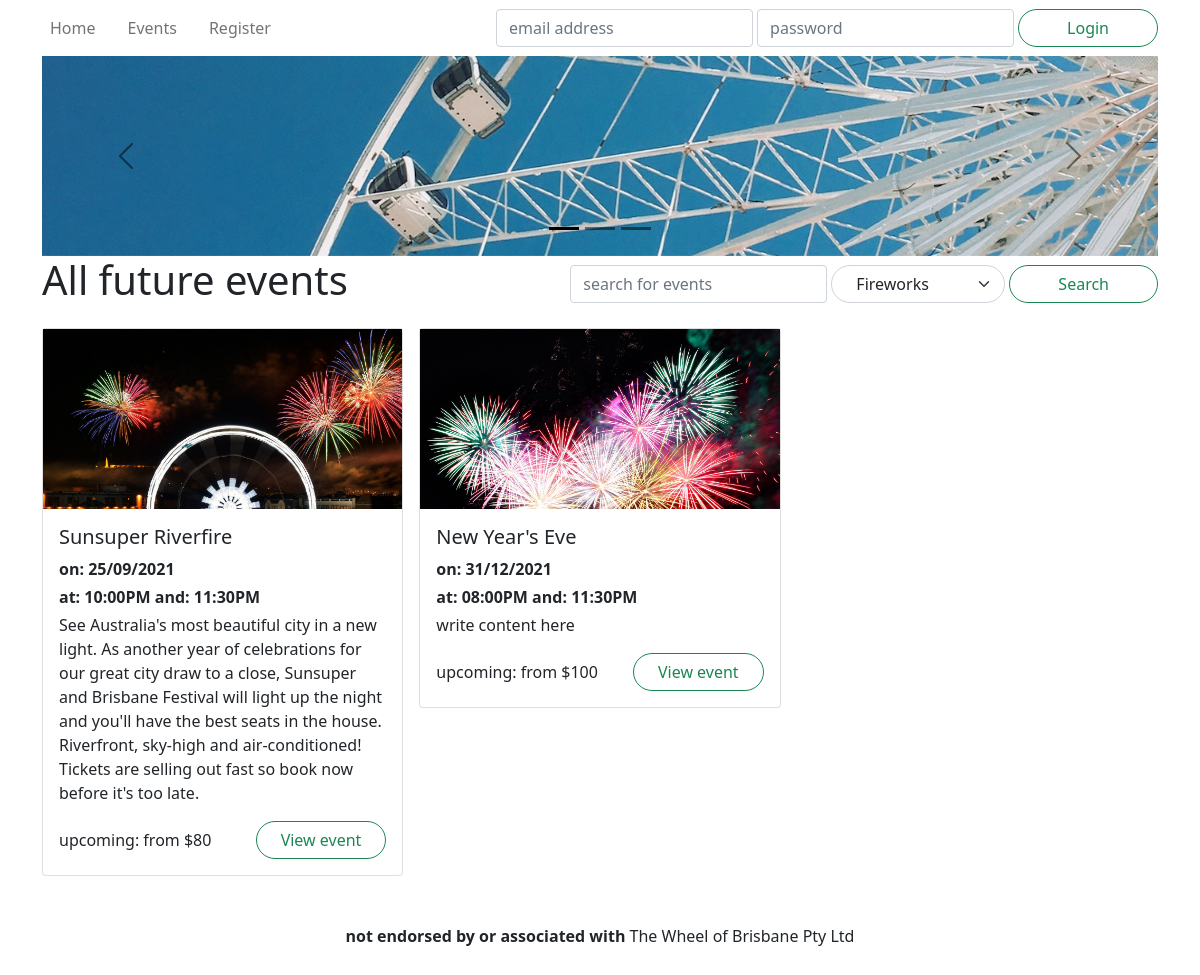
The app's page /events/?category=Fireworks, older data.
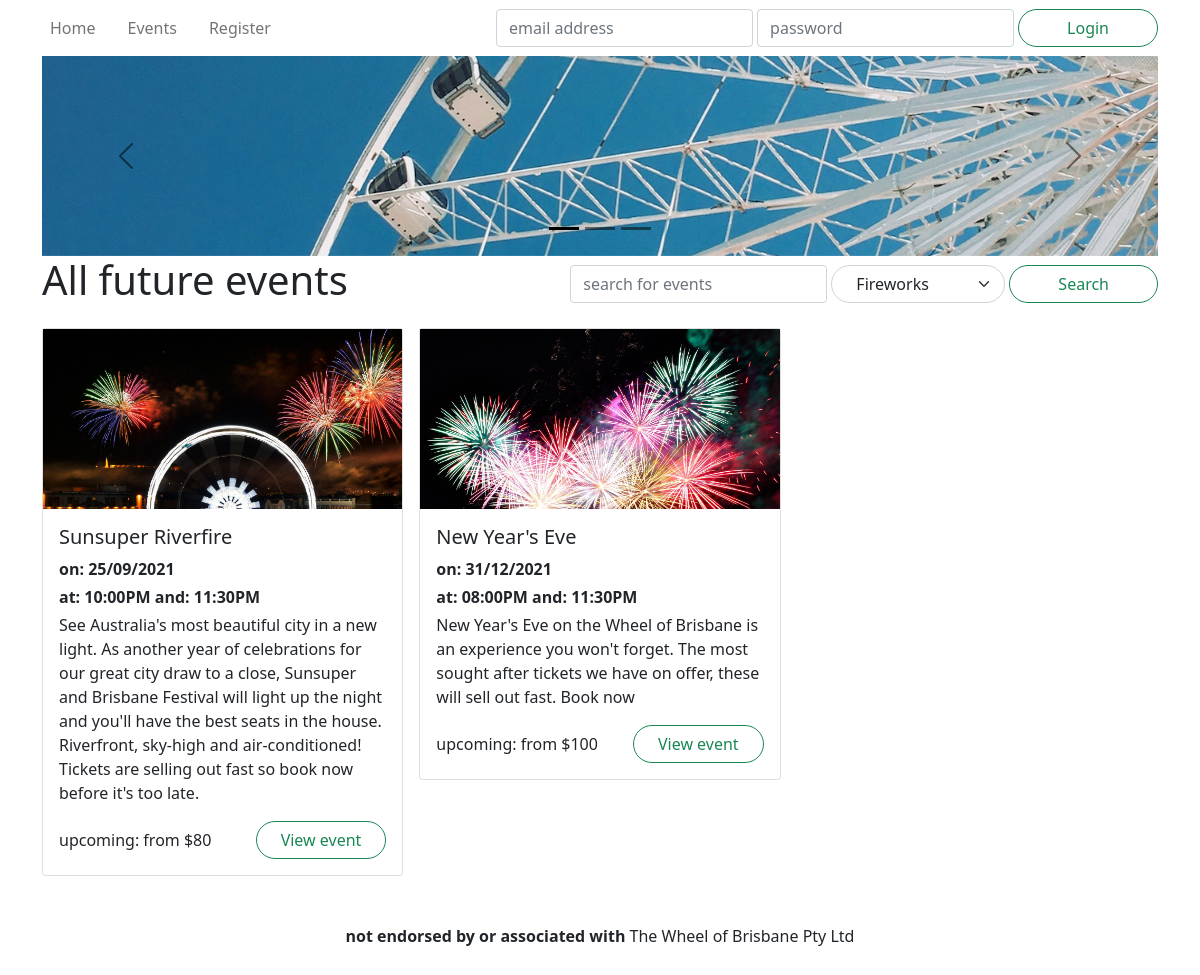
The same page, newer data.
### wheel/models.py (models this page shows, shortened)
class Event(db.Model):
    __tablename__ = 'events'
    id = db.Column(db.Integer, primary_key=True)
    name = db.Column(db.String(255), nullable=False)
    description = db.Column(db.Text)
    category = db.Column(db.String(40))
    status = db.Column(db.Enum('upcoming', 'inactive', 'cancelled', 'booked out'), nullable=False)
    image = db.Column(db.String(255))
    reviews = db.relationship('Review', backref='event')
    tickets = db.relationship('Ticket', backref='event')
    @staticmethod
    def getAllByCategory(category):
        return Event.query.\
            join( Ticket ).\
            filter( Ticket.datetime > datetime.now() ).\
            filter( Event.category == category ).\
            group_by( Event.id ).\
            order_by( Ticket.datetime ).\
            all()
    @staticmethod
    def getAllCategories():
        return [event.category for event in Event.query.group_by('category').all()]
    def getFutureTickets(self):
        return list( filter( lambda ticket: ticket.datetime > datetime.now(), self.tickets ) )
    def getTicketsRange(self):
        tickets = self.getFutureTickets()
        numberOfTickets = len(tickets)
        if numberOfTickets == 0:
            return [numberOfTickets, None, None]
        min_ticket = reduce( lambda x, y: min(x, y, key=lambda ticket: ticket.datetime), tickets )
        max_ticket = reduce( lambda x, y: max(x, y, key=lambda ticket: ticket.datetime), tickets )
        return [numberOfTickets, min_ticket, max_ticket]
    def printTicketsDateRange(self):
        numberOftickets, min_ticket, max_ticket = self.getTicketsRange()
        if numberOftickets == 0:
            return ""
        min = min_ticket.datetime.strftime("%d/%m/%Y")
        max = max_ticket.datetime.strftime("%d/%m/%Y")
        if min == max:
            return f"on: {min}"
        return f"from: {min} until: {max}"
    def printTicketsTimeRange(self):
        numberOftickets, min_ticket, max_ticket = self.getTicketsRange()
        if numberOftickets == 0:
            return ""
        min = min_ticket.datetime.strftime("%I:%M%p")
        max = max_ticket.datetime.strftime("%I:%M%p")
        if numberOftickets == 1:
            return f"at: {min}"
        if numberOftickets == 2:
            return f"at: {min} and: {max}"
        return f"from: {min} until: {max}"
    def getTicketsPriceFrom(self):
        tickets = self.getFutureTickets()
        if len(tickets) == 0:
            return ""
        ticket = reduce( lambda x, y: min(x, y, key=lambda ticket: ticket.price), tickets )
        return f"from ${ticket.price}"
    def getStatusColour(self):
        return {
            'upcoming': 'success',
            'inactive': 'secondary',
            'booked out': 'secondary',
            'cancelled': 'danger'
        }[self.status]

class Ticket(db.Model):
    __tablename__ = 'tickets'
    id = db.Column(db.Integer, primary_key=True)
    datetime = db.Column(db.DateTime, nullable=False)
    price = db.Column(db.Integer, nullable=False)
    remaining = db.Column(db.Integer, nullable=False)
    event_id = db.Column(db.Integer, db.ForeignKey('events.id'))

### wheel/views.py (the view)
@events.route('/')
def viewAll():
    search = request.args['search'] if 'search' in request.args else ''
    category = request.args['category'] if 'category' in request.args else 'all'
    categories = Event.getAllCategories()
    if search == '' and category == 'all':
        events = Event.getAll()
    elif search == '':
        events = Event.getAllByCategory(category)
    elif category == 'all':
        events = Event.getAllBySearch(search)
    else:
        events = Event.getAllBySearchAndCategory(search, category)
    form = SearchForm()
    form.category.choices = [("all", "all categories"), *[(category, category) for category in Event.getAllCategories()]]
    form.search.data = search
    form.category.data = category
    return render_template('events.html', events=events, categories=categories, form=form)

### wheel/forms.py
class SearchForm(FlaskForm):
    search = StringField('Search')
    category = SelectField('Category')

### wheel/templates/events.html (shortened to what this page needs)
{% extends 'base.html' %}
{% block hero %}
<div id="hero-mini" class="carousel carousel-dark slide" data-bs-ride="carousel">
    <div class="carousel-indicators">
        <button type="button" class="active"
                data-bs-target="#hero" data-bs-slide-to="0"></button>
        <button type="button"
                data-bs-target="#hero" data-bs-slide-to="1"></button>
        <button type="button"
                data-bs-target="#hero" data-bs-slide-to="2"></button>
    </div>
    <div class="carousel-inner">
        <div class="carousel-item active">
            <div style="background-image: url('/static/images/bluesky.jpg');"></div>
        </div>
    </div>
    <button type="button" class="carousel-control-prev"
            data-bs-target="#hero" data-bs-slide="prev">
        <span class="carousel-control-prev-icon"></span>
    </button>
    <button type="button" class="carousel-control-next"
            data-bs-target="#hero" data-bs-slide="next">
        <span class="carousel-control-next-icon"></span>
    </button>
</div>
{% endblock %}
{% block title %}All future events{% endblock %}
{% block header_buttons %}
    <div class="col-6 col-md-auto my-auto">
        <form method="GET" action="{{ url_for('events.viewAll') }}" class="d-flex flex-row gap-1 col-auto my-auto">
            {{ form.search(class="form-control w-auto", placeholder="search for events") }}
            {{ form.category(class="form-select rounded-pill ps-4 pe-5") }}
            <button class="btn btn-outline-success rounded-pill px-5" type="submit">Search</button>
        </form>
    </div>
{% endblock %}
{% block content %}
<section>
    <div class="row row-cols-1 row-cols-md-2 row-cols-xl-3 mb-3 g-3">
        {% for event in events %}
        <div class="col event">
            <article class="card">
                <a href="{{ url_for('events.view', id=event.id) }}" class="card-image" style="background-image: url('{{ event.image }}'); background-position: top;"></a>
                <div class="card-body">
                    <h5 class="card-title">{{ event.name }}</h5>
                    <p class="mb-1"><strong>{{ event.printTicketsDateRange() }}</strong></p>
                    <p class="mb-1"><strong>{{ event.printTicketsTimeRange() }}</strong></p>
                    <p class="card-text">{{ event.description }}</p>
                    <div class="row">
                        <span class="col my-auto">{{ event.status }}{{ ": {}".format( event.getTicketsPriceFrom() ) if event.status == "upcoming" }}</span>
                        <span class="col-auto"><a href="{{ url_for('events.view', id=event.id) }}" class="btn btn-outline-{{ event.getStatusColour() }} rounded-pill px-4">View event</a></span>
                    </div>
                </div>
            </article>
        </div>
        {% endfor %}
    </div>
</section>
{% endblock %}

### wheel/templates/base.html (shortened to what this page needs)
<!DOCTYPE html>
<html lang="en">
<head>
    <link href="https://cdn.jsdelivr.net/npm/bootstrap@5.0.0-beta3/dist/css/bootstrap.min.css"
            rel="stylesheet">
    <link rel="stylesheet" href="/static/css/unbootstrapify.css">
</head>
<body>
    <div class="container">
        <header>
            <nav class="navbar navbar-expand-lg navbar-light justify-content-between">
                <div class="navbar-nav flex-row gap-3">
                    <a class="nav-link" href="{{ url_for('main.index') }}">Home</a>
                    <a class="nav-link" href="{{ url_for('events.viewAll') }}">Events</a>
                    {% if current_user.is_authenticated %}
                    <a class="nav-link" href="{{ url_for('main.bookings') }}">My Bookings</a>
                    {% else %}
                    <a class="nav-link" href="{{ url_for('auth.register') }}">Register</a>
                    {% endif %}
                </div>
                <div class="collapse navbar-collapse flex-grow-0" id="navbarlogin">
                    {% if not current_user.is_authenticated %}
                    <form method="POST" action="{{ url_for('auth.login') }}" class="navbar-nav flex-row gap-1">
                        <input name="email" type="text" required
                                class="form-control" placeholder="email address">
                        <input name="password" type="password" required
                                class="form-control" placeholder="password">
                        <button class="btn btn-outline-success rounded-pill px-5" type="submit">Login</button>
                    </form>
                    {% else %}
                    <form action="{{ url_for('auth.logout') }}" class="navbar-nav flex-row gap-1">
                        <button class="btn btn-outline-primary rounded-pill px-5" type="submit">Logout</button>
                    </form>
                    {% endif %}
                </div>
            </nav>
            {% block hero %}
            {% endblock %}
        </header>
        <main>
            <header class="row mb-3">
                <div class="col-md">
                    <h1>{% block title %}{% endblock %}</h1>
                </div>
                {% block header_buttons %}{% endblock %}
            </header>
            {% block content %}
            {% endblock %}
        </main>
        <footer class="mt-5 text-center footer"><strong>not endorsed by or associated with </strong>The Wheel of Brisbane Pty Ltd</footer>
    </div>
</body>
</html>

Row changes from the older to the newer data that the page shows:
changed Event "New Year's Eve": description "write content here" → "New Year's Eve on the Wheel of Brisbane is an experience you won't forget. The most sought after tickets we have on offer, these will sell out fast. Book now"
